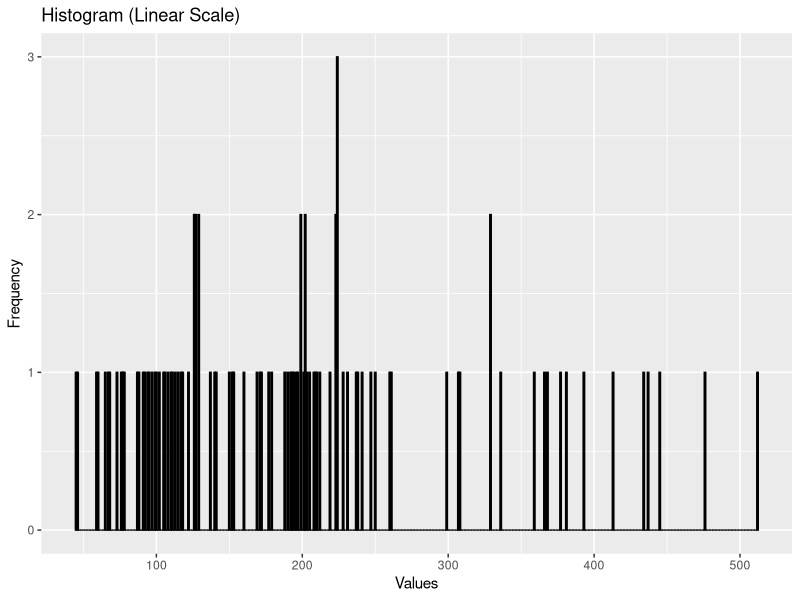
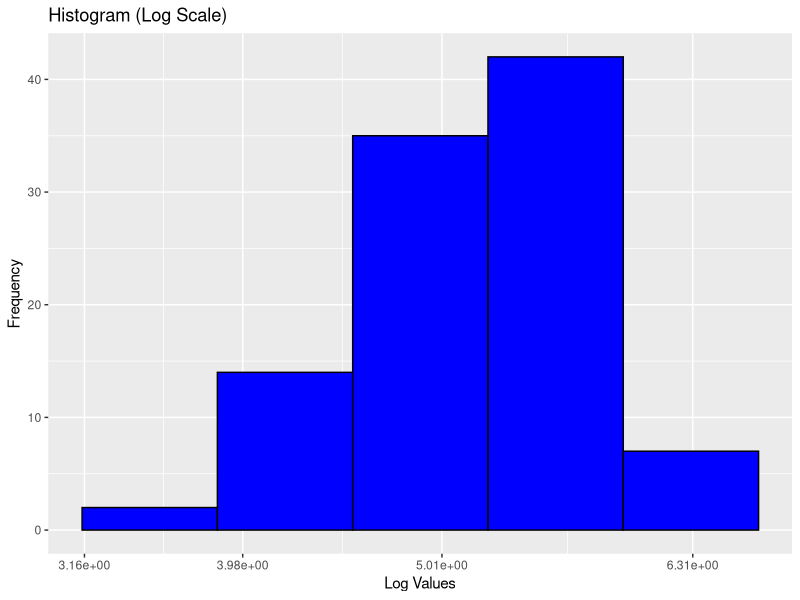
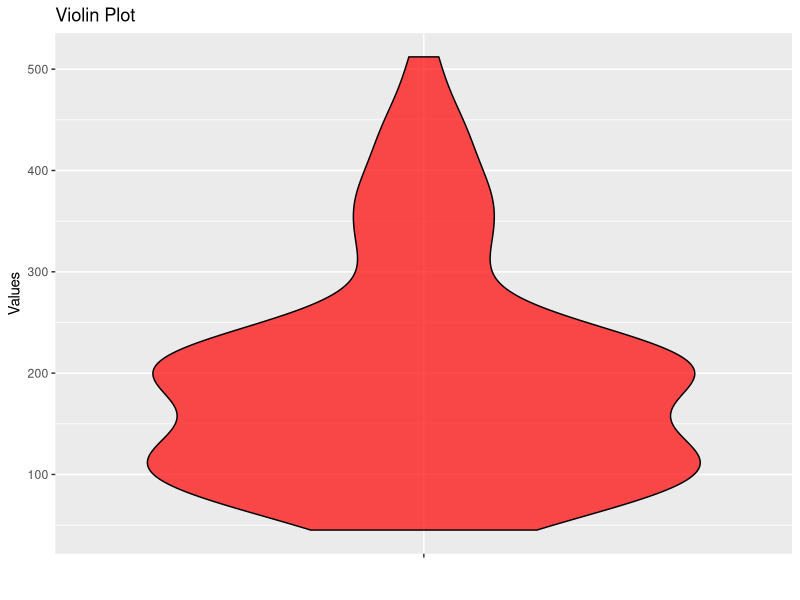
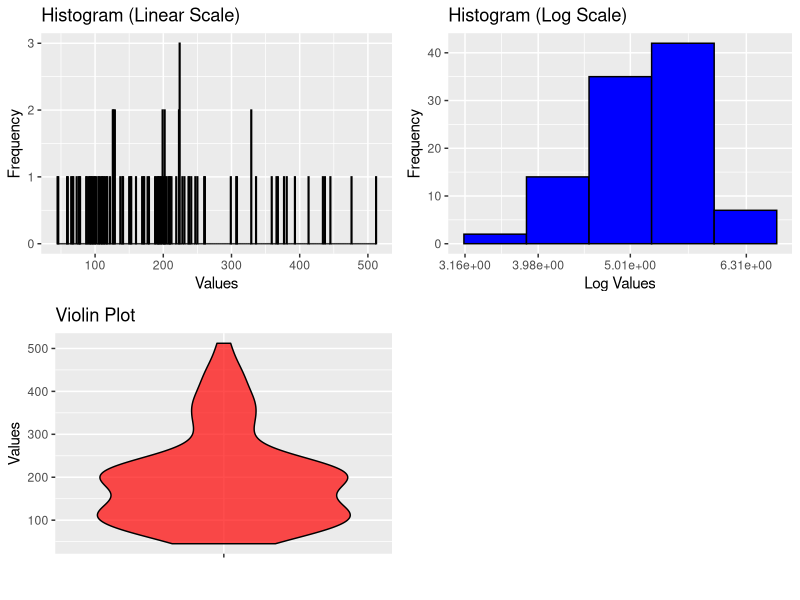

Write the R code that produced these figures, in order.
## ---- chunk 1
set.seed(12345)
samples <- rlnorm(100, meanlog = 5, sdlog = 0.5)
df <- data.frame(values = samples)
mean_samples <- mean(samples)
std_dev_samples <- sd(samples)
cat("Mean:", mean_samples, "\n")
cat("Standard Deviation:", std_dev_samples, "\n")
## ---- chunk 2
library(ggplot2)
## ---- chunk 3
linear_histogram <- ggplot(df, aes(x = samples)) + 
  geom_histogram(binwidth = 1, fill= "green", color="black") + 
  labs(title = "Histogram (Linear Scale)", x = "Values", y = "Frequency")
linear_histogram
## ---- chunk 4
log_histogram <- ggplot(df, aes(x = log(samples))) +
  geom_histogram(binwidth = 0.7, fill = "blue", color="black")+
  scale_x_continuous(labels = scales::scientific, breaks = scales::trans_breaks("log10", function(x) 10^x)) +
  labs(title = "Histogram (Log Scale)", x = "Log Values", y = "Frequency")
log_histogram
## ---- chunk 5
violin_plot <- ggplot(df, aes(x="", y = samples)) +
  geom_violin(fill = "red", color = "black", alpha = 0.7) +
  labs(title = "Violin Plot", x = "", y = "Values")
violin_plot
## ---- chunk 6
library(gridExtra)
grid.arrange(linear_histogram, log_histogram, violin_plot, ncol = 2)
